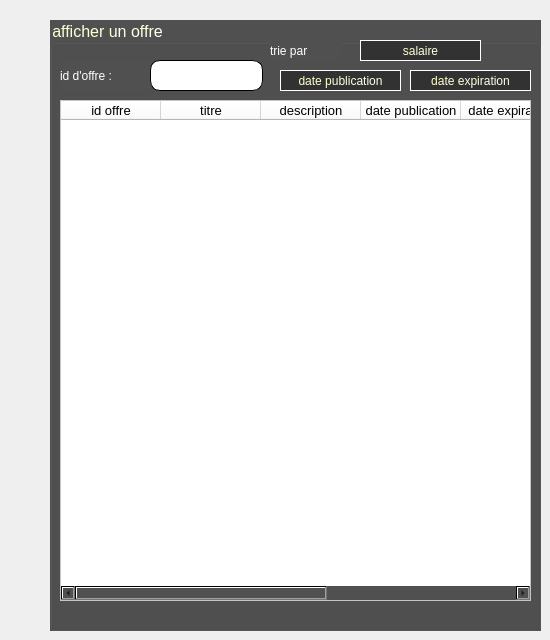
      <widget class="QWidget" name="afficher_rec">
       <widget class="QGroupBox" name="groupBox_15">
        <property name="geometry">
         <rect>
          <x>50</x>
          <y>20</y>
          <width>491</width>
          <height>611</height>
         </rect>
        </property>
        <property name="font">
         <font>
          <family>Arial</family>
          <pointsize>12</pointsize>
          <weight>9</weight>
          <italic>false</italic>
          <bold>false</bold>
         </font>
        </property>
        <property name="styleSheet">
         <string notr="true">color: qlineargradient(spread:pad, x1:0, y1:0, x2:1, y2:1, stop:0 rgba(255, 255, 190, 255), stop:1 rgba(255, 255, 255, 255));
background-color: qlineargradient(spread:pad, x1:1, y1:0, x2:1, y2:0, stop:0 rgba(80, 80, 80, 255));
font: 75 12pt &quot;Arial&quot;;</string>
        </property>
        <property name="title">
         <string>afficher un offre</string>
        </property>
        <widget class="QLabel" name="label_112">
         <property name="geometry">
          <rect>
           <x>10</x>
           <y>40</y>
           <width>91</width>
           <height>31</height>
          </rect>
         </property>
         <property name="styleSheet">
          <string notr="true">font: 75 13pt &quot;Arial&quot;;
</string>
         </property>
         <property name="text">
          <string>id d'offre :</string>
         </property>
        </widget>
        <widget class="QLineEdit" name="id_read_3">
         <property name="geometry">
          <rect>
           <x>100</x>
           <y>40</y>
           <width>113</width>
           <height>31</height>
          </rect>
         </property>
         <property name="styleSheet">
          <string notr="true">background-color: qlineargradient(spread:pad, x1:0, y1:0, x2:1, y2:1, stop:0 rgba(189, 189, 189, 255), stop:1 rgba(255, 255, 255, 255));
background-color: qlineargradient(spread:pad, x1:0, y1:0, x2:1, y2:1, stop:0 rgba(255, 255, 255, 255), stop:1 rgba(255, 255, 255, 255));
border-radius:10px;
border:1px solid black;</string>
         </property>
        </widget>
        <widget class="QPushButton" name="add_rec_2">
         <property name="geometry">
          <rect>
           <x>310</x>
           <y>20</y>
           <width>121</width>
           <height>21</height>
          </rect>
         </property>
         <property name="styleSheet">
          <string notr="true">background-color: qlineargradient(spread:pad, x1:1, y1:0, x2:1, y2:0, stop:0 rgba(50, 50, 50, 255));

font:10pt &quot;Arial&quot;;
border:1px solid white;</string>
         </property>
         <property name="text">
          <string>salaire</string>
         </property>
        </widget>
        <widget class="QTableWidget" name="table">
         <property name="geometry">
          <rect>
           <x>10</x>
           <y>80</y>
           <width>471</width>
           <height>501</height>
          </rect>
         </property>
         <property name="styleSheet">
          <string notr="true">QTableWidget {
    background-color: white;
    color: black;
}

QTableWidget QHeaderView {
    background-color: white;
    color: black;
}

QTableWidget QTableCornerButton::section {
    background-color: white;
    color: black;
}

QTableWidget::item {
    color: black;
}
</string>
         </property>
         <column>
          <property name="text">
           <string>id offre</string>
          </property>
          <property name="font">
           <font>
            <pointsize>10</pointsize>
            <weight>50</weight>
            <bold>false</bold>
           </font>
          </property>
         </column>
         <column>
          <property name="text">
           <string>titre</string>
          </property>
          <property name="font">
           <font>
            <pointsize>10</pointsize>
           </font>
          </property>
         </column>
         <column>
          <property name="text">
           <string>description</string>
          </property>
          <property name="font">
           <font>
            <pointsize>10</pointsize>
           </font>
          </property>
         </column>
         <column>
          <property name="text">
           <string>date publication</string>
          </property>
          <property name="font">
           <font>
            <pointsize>10</pointsize>
           </font>
          </property>
         </column>
         <column>
          <property name="text">
           <string>date expiration</string>
          </property>
          <property name="font">
           <font>
            <pointsize>10</pointsize>
           </font>
          </property>
         </column>
         <column>
          <property name="text">
           <string>salairee</string>
          </property>
          <property name="font">
           <font>
            <pointsize>10</pointsize>
           </font>
          </property>
         </column>
         <column>
          <property name="text">
           <string>id condidat</string>
          </property>
         </column>
        </widget>
        <widget class="QPushButton" name="add_rec_3">
         <property name="geometry">
          <rect>
           <x>360</x>
           <y>50</y>
           <width>121</width>
           <height>21</height>
          </rect>
         </property>
         <property name="styleSheet">
          <string notr="true">background-color: qlineargradient(spread:pad, x1:1, y1:0, x2:1, y2:0, stop:0 rgba(50, 50, 50, 255));

font:10pt &quot;Arial&quot;;
border:1px solid white;</string>
         </property>
         <property name="text">
          <string>date expiration</string>
         </property>
        </widget>
        <widget class="QPushButton" name="add_rec_4">
         <property name="geometry">
          <rect>
           <x>230</x>
           <y>50</y>
           <width>121</width>
           <height>21</height>
          </rect>
         </property>
         <property name="styleSheet">
          <string notr="true">background-color: qlineargradient(spread:pad, x1:1, y1:0, x2:1, y2:0, stop:0 rgba(50, 50, 50, 255));

font:10pt &quot;Arial&quot;;
border:1px solid white;</string>
         </property>
         <property name="text">
          <string>date publication</string>
         </property>
        </widget>
        <widget class="QLabel" name="label_119">
         <property name="geometry">
          <rect>
           <x>220</x>
           <y>20</y>
           <width>71</width>
           <height>21</height>
          </rect>
         </property>
         <property name="styleSheet">
          <string notr="true">font: 75 13pt &quot;Arial&quot;;
</string>
         </property>
         <property name="text">
          <string>trie par</string>
         </property>
        </widget>
        <zorder>add_rec_2</zorder>
        <zorder>label_112</zorder>
        <zorder>id_read_3</zorder>
        <zorder>table</zorder>
        <zorder>add_rec_3</zorder>
        <zorder>add_rec_4</zorder>
        <zorder>label_119</zorder>
       </widget>
      </widget>
